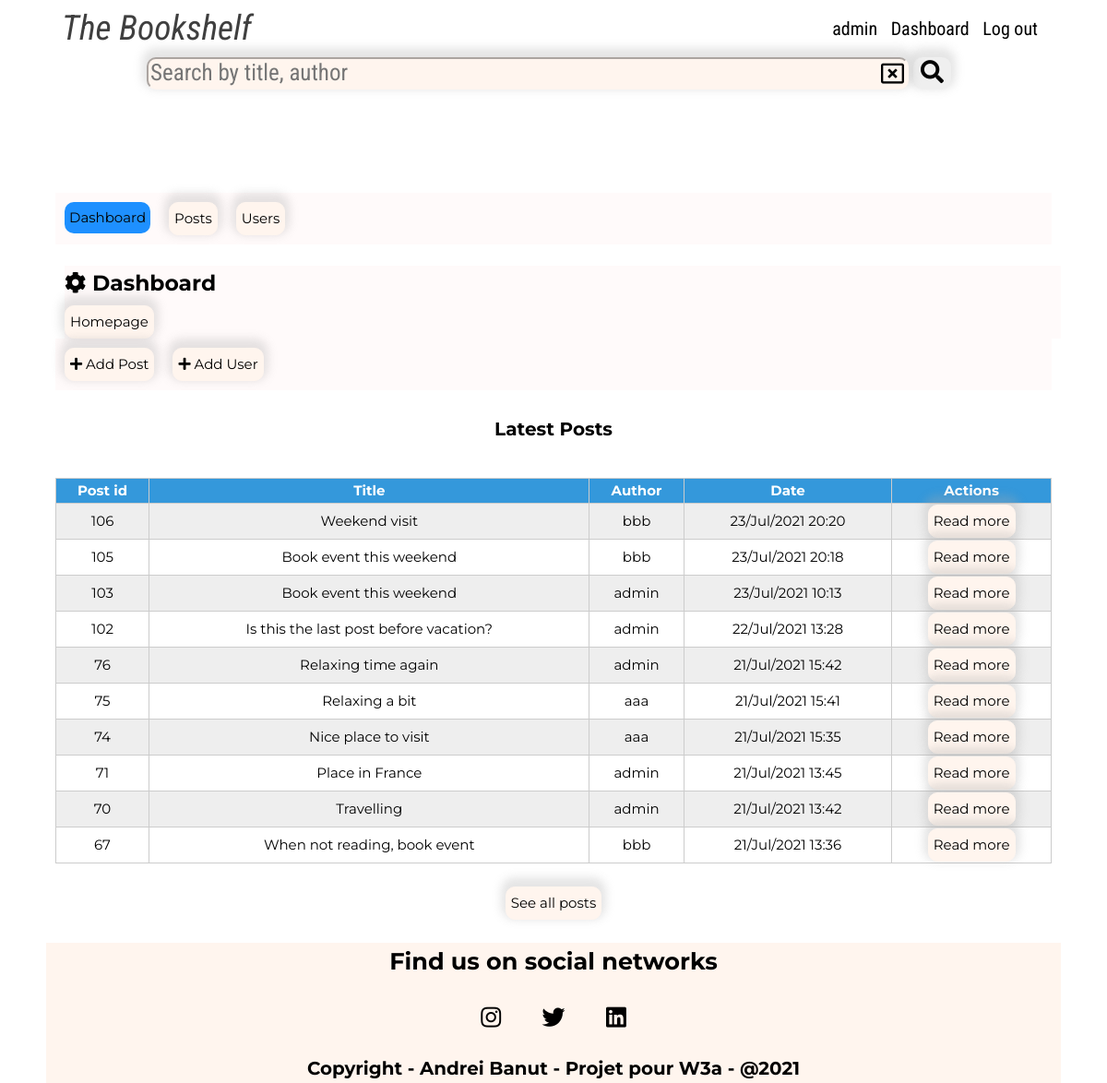
/admin.php (signed in), run on the app's committed database.
### tables this page shows
CREATE TABLE IF NOT EXISTS `posts` (
  `id` int(11) NOT NULL AUTO_INCREMENT,
  `title` varchar(250) NOT NULL,
  `content` text,
  `picture` varchar(250) DEFAULT NULL,
  `created_at` timestamp NULL DEFAULT CURRENT_TIMESTAMP,
  `edited_at` timestamp NULL DEFAULT CURRENT_TIMESTAMP,
  `user_id` int(11) NOT NULL,
  PRIMARY KEY (`id`),
  KEY `user_id` (`user_id`)
);

CREATE TABLE IF NOT EXISTS `users` (
  `id` int(11) NOT NULL AUTO_INCREMENT,
  `nickname` varchar(50) NOT NULL,
  `first_name` varchar(50) NOT NULL,
  `last_name` varchar(50) NOT NULL,
  `email` varchar(250) NOT NULL,
  `password` varchar(250) NOT NULL,
  `created_at` timestamp NULL DEFAULT CURRENT_TIMESTAMP,
  `role_id` int(11) NOT NULL DEFAULT '1',
  PRIMARY KEY (`id`),
  UNIQUE KEY `pseudo` (`nickname`),
  UNIQUE KEY `email` (`email`),
  KEY `role_id` (`role_id`)
);

### admin.php (called while the page is built, shortened)
<?php
require 'lib/Database.php';
if ($_SERVER['REQUEST_METHOD'] === 'GET')
{
    $sql = 'SELECT title, posts.id AS post_id, posts.created_at, posts.user_id, users.id, nickname
            FROM posts
            INNER JOIN users ON users.id = posts.user_id
            ORDER BY posts.created_at DESC
            LIMIT 10';
    try {
        $db = new Database;
        $posts = $db->findAll($sql);
    } catch (PDOException $e) {
        echo $e->getMessage();
        die;
    }
}
require 'views-admin/admin.phtml';
?>

### lib/Database.php (called while the page is built, shortened)
<?php
class Database
{
    public static $_instance;
    public function __construct()
    {
        try {
            self::$_instance = new PDO(
                'mysql:host=db.3wa.io;dbname=andreiban_blog;charset=UTF8',
                'andreiban',
                'b4ec4973be404a08524bbaddac31329d',
                [
                    PDO::ATTR_ERRMODE => PDO::ERRMODE_EXCEPTION,
                    PDO::ATTR_DEFAULT_FETCH_MODE => PDO::FETCH_ASSOC
                ]
            );
            self::$_instance->exec('SET NAMES utf8mb4 COLLATE utf8mb4_general_ci');
        } catch (PDOException $e) {
            echo "Error message : $e->getMessage() /n Error code : $e->getCode()";
        }
    }
    public function findAll($sql, array $criteria = array()): array
    {
        $query = self::$_instance->prepare($sql);
        $query->execute($criteria);
        return $query->fetchAll();
    }
}

### views-admin/admin.phtml (the view, shortened to what this page needs)
<?php require 'partials/head.php'; ?>
<body>
  <header class="header">
    <?php require 'partials/navbar.php'; ?>
  </header>
  <div class="container">
    <div class="admin-dashboard-wrapper">
      <nav class="admin-navbar">
        <ul class="admin-nav-ul d-flex">
          <li class="admin-nav-li">
            <a href="admin.php" class="btn btn-active">Dashboard</a>
          </li>
          <li class="admin-nav-li">
            <a href="admin-posts.php" class="btn btn-read">Posts</a>
          </li>
          <li class="admin-nav-li">
            <a href="admin-users.php" class="btn btn-read">Users</a>
          </li>
        </ul>
      </nav>
      <header id="admin-header">
        <div class="admin-option">
          <h3><i class="fas fa-cog"></i> Dashboard</h3>
          <a class="btn btn-read" href="homepage.php">Homepage</a>
        </div>
      </header>
      <section id="admin-actions">
        <div class="admin-actions-holder d-flex">
          <div>
            <a href="admin-addpost.php" class="btn btn-read">
              <i class="fas fa-plus"></i> Add Post
            </a>
          </div>
          <div>
            <a href="admin-adduser.php" class="btn btn-read">
              <i class="fas fa-plus"></i> Add User
            </a>
          </div>
        </div>
      </section>
      <section id="posts">
        <div class="admin-latest-posts d-flex flex-col justify-center">
          <div class="admin-latest-posts-header">
            <h4 class="text-center">Latest Posts</h4>
          </div>
          <table class="text-center admin-table" id="table-admin-latest-posts">
            <thead>
              <tr>
                <th>Post id</th>
                <th>Title</th>
                <th>Author</th>
                <th>Date</th>
                <th>Actions</th>
              </tr>
            </thead>
            <tbody>
              <?php foreach($posts as $post): ?>
              <tr>
                <td><?= htmlspecialchars($post['post_id']) ?></td>
                <td><?= htmlspecialchars($post['title']) ?></td>
                <td><?= htmlspecialchars($post['nickname']) ?></td>
                <td><?= date_create($post['created_at'])->format('d/M/Y H:i') ?></td>
                <td>
                  <a href="post-details.php?id=<?= $post['post_id'] ?>" class="btn btn-read">Read more</a>
                </td>
              </tr>
              <?php endforeach; ?>
            </tbody>
          </table>
          <div class="go-to-posts d-flex justify-center align-center">
            <a href="admin-posts.php" class="btn btn-read">See all posts</a>
          </div>
        </div>
      </section>
    </div>
  </div>
  <footer>
    <?php require 'partials/footer.php'; ?>
  </footer>
</body>
</html>

### css/style.css (style rules this page uses)
* { box-sizing: border-box; }
html { font-size: 62.5%; }
:root { --primaryFontSize: 2rem; --bigFontSize: 2.5rem; --mediumFontSize: 1.7rem; --smallFontSize: 1.5rem; --primaryFontFamily: "Montserrat", sans-serif; --secondaryFontFamily: "Roboto Condensed", sans-serif; --white: #fff; --black: #000; --post-title: #e81939; --bgcprimary: #ffffff; --bgcsecondary: #fffafa; --bgcbutton: #fff5ee; --read: #1e90ff; --edit: #624213; --quit: #ff0000; --validate: #008000; --shadowsm: 0px -5px 10px 5px rgba(169, 169, 169, 0.2); --shadowmd: 0px -5px 10px 5px rgba(169, 169, 169, 0.3); --shadowlg: 0px -5px 10px 5px rgba(169, 169, 169, 0.4); --shadowxl: 0px -5px 10px 5px rgba(169, 169, 169, 0.5); }
body { background-color: var(--bgcprimary); font-size: var(--primaryFontSize); line-height: 1.6; font-family: var(--primaryFontFamily); }
.container { width: 1100px; max-width: 100%; margin: 0 auto; }
a { text-decoration: none; color: inherit; }
ul { list-style-type: none; padding-left: 0; }
.text-center { text-align: center; }
.btn { display: inline-block; padding: 0.5rem; border-radius: 1rem; font-size: var(--smallFontSize); }
.btn-read, .btn-edit, .btn-quit, .btn-validate, #btn-register { background-color: var(--bgcbutton); border: 1px solid var(--bgcbutton); box-shadow: var(--shadowmd); }
.btn-active { background-color: var(--read); }
.d-flex { display: flex; }
.flex-col { flex-direction: column; }
.justify-center { justify-content: center; }
.align-center { align-items: center; }
.header { margin-top: 1rem; margin-bottom: 1rem; font-family: var(--secondaryFontFamily); position: sticky; top: 0; z-index: 999; background-color: var(--white); }
footer { margin-top: 2.5rem; font-size: var(--mediumFontSize); }
.admin-dashboard-wrapper, .admin-posts-wrapper, .admin-users-wrapper, .addpost-wrapper, .wrapper-adduser { margin: 3rem 1rem 2rem 1rem; }
.admin-navbar, .admin-option, #admin-actions { width: 100%; background-color: var(--bgcsecondary); }
.admin-option { margin-left: 1rem; }
.admin-option h3 { margin-bottom: 0.5rem; }
.admin-nav-ul a, .admin-actions-holder a { margin: 1rem; }
.user-table, .admin-table { border-collapse: collapse; margin: 1rem 0; }
tr:nth-of-type(odd) { background: #eee; }
th { background: #3498db; color: var(--white); }
td, th { padding: 1px; border: 1px solid #ccc; font-size: var(--smallFontSize); }
.go-to-posts { margin-top: 1.5rem; }

### data on the page
posts: id "106", title "Weekend visit", user.nickname "bbb", created_at "23/Jul/2021 20:20"
posts: id "105", title "Book event this weekend", user.nickname "bbb", created_at "23/Jul/2021 20:18"
posts: id "103", title "Book event this weekend", user.nickname "admin", created_at "23/Jul/2021 10:13"
posts: id "102", title "Is this the last post before vacation?", user.nickname "admin", created_at "22/Jul/2021 13:28"
posts: id "76", title "Relaxing time again", user.nickname "admin", created_at "21/Jul/2021 15:42"
posts: id "75", title "Relaxing a bit", user.nickname "aaa", created_at "21/Jul/2021 15:41"
posts: id "74", title "Nice place to visit", user.nickname "aaa", created_at "21/Jul/2021 15:35"
posts: id "71", title "Place in France", user.nickname "admin", created_at "21/Jul/2021 13:45"
posts: id "70", title "Travelling", user.nickname "admin", created_at "21/Jul/2021 13:42"
posts: id "67", title "When not reading, book event", user.nickname "bbb", created_at "21/Jul/2021 13:36"

### other printed values
Session::getUserConnected() "admin"
